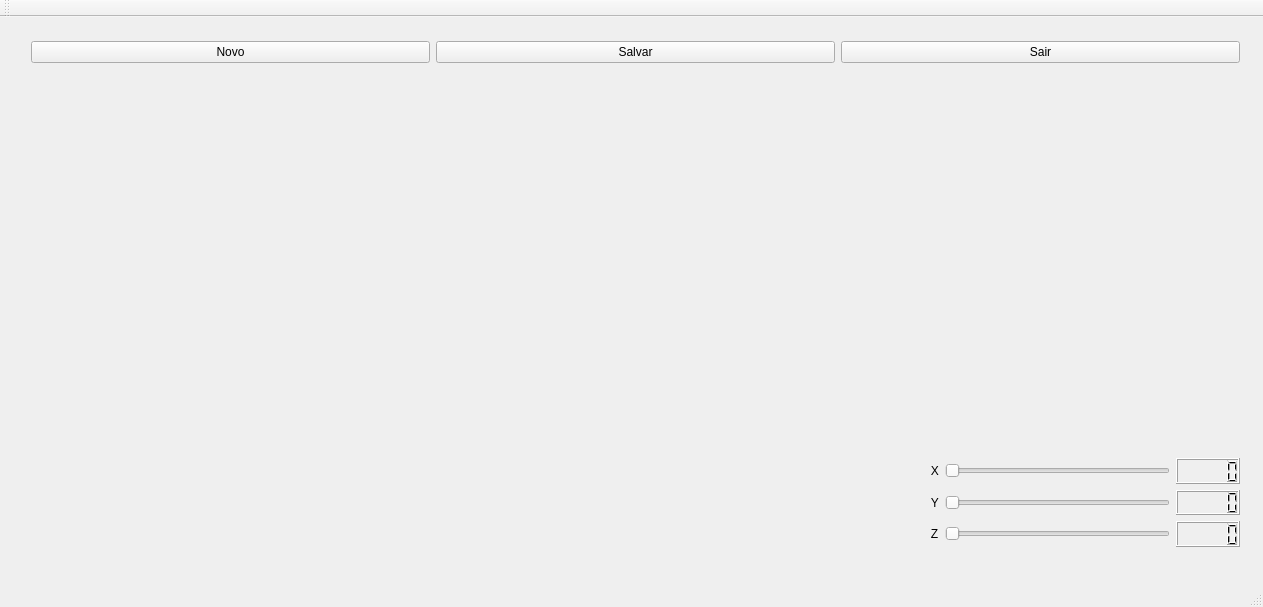
<?xml version="1.0" encoding="UTF-8"?>
<ui version="4.0">
 <class>MainWindow</class>
 <widget class="QMainWindow" name="MainWindow">
  <property name="geometry">
   <rect>
    <x>0</x>
    <y>0</y>
    <width>1263</width>
    <height>607</height>
   </rect>
  </property>
  <property name="windowTitle">
   <string>MainWindow</string>
  </property>
  <widget class="QWidget" name="centralWidget">
   <widget class="Plotter" name="widget" native="true">
    <property name="geometry">
     <rect>
      <x>20</x>
      <y>70</y>
      <width>881</width>
      <height>471</height>
     </rect>
    </property>
   </widget>
   <widget class="QWidget" name="verticalLayoutWidget_2">
    <property name="geometry">
     <rect>
      <x>910</x>
      <y>430</y>
      <width>341</width>
      <height>111</height>
     </rect>
    </property>
    <layout class="QVBoxLayout" name="verticalLayout_2">
     <item>
      <layout class="QHBoxLayout" name="horizontalLayout_5">
       <item>
        <widget class="QLabel" name="label_3">
         <property name="text">
          <string>   X</string>
         </property>
        </widget>
       </item>
       <item>
        <widget class="QSlider" name="horizontalSlider_3">
         <property name="orientation">
          <enum>Qt::Horizontal</enum>
         </property>
        </widget>
       </item>
       <item>
        <widget class="QLCDNumber" name="lcdNumber_3"/>
       </item>
      </layout>
     </item>
     <item>
      <layout class="QHBoxLayout" name="horizontalLayout">
       <item>
        <widget class="QLabel" name="label">
         <property name="text">
          <string>   Y</string>
         </property>
        </widget>
       </item>
       <item>
        <widget class="QSlider" name="horizontalSlider">
         <property name="orientation">
          <enum>Qt::Horizontal</enum>
         </property>
        </widget>
       </item>
       <item>
        <widget class="QLCDNumber" name="lcdNumber"/>
       </item>
      </layout>
     </item>
     <item>
      <layout class="QHBoxLayout" name="horizontalLayout_4">
       <item>
        <widget class="QLabel" name="label_2">
         <property name="text">
          <string>   Z</string>
         </property>
        </widget>
       </item>
       <item>
        <widget class="QSlider" name="horizontalSlider_2">
         <property name="orientation">
          <enum>Qt::Horizontal</enum>
         </property>
        </widget>
       </item>
       <item>
        <widget class="QLCDNumber" name="lcdNumber_2"/>
       </item>
      </layout>
     </item>
    </layout>
   </widget>
   <widget class="QWidget" name="gridLayoutWidget">
    <property name="geometry">
     <rect>
      <x>20</x>
      <y>10</y>
      <width>1231</width>
      <height>51</height>
     </rect>
    </property>
    <layout class="QGridLayout" name="gridLayout">
     <item row="0" column="0">
      <widget class="QPushButton" name="pushButton_2">
       <property name="text">
        <string>Novo</string>
       </property>
      </widget>
     </item>
     <item row="0" column="2">
      <widget class="QPushButton" name="pushButton">
       <property name="text">
        <string>Sair</string>
       </property>
      </widget>
     </item>
     <item row="0" column="1">
      <widget class="QPushButton" name="pushButton_3">
       <property name="text">
        <string>Salvar</string>
       </property>
      </widget>
     </item>
    </layout>
   </widget>
  </widget>
  <widget class="QMenuBar" name="menuBar">
   <property name="geometry">
    <rect>
     <x>0</x>
     <y>0</y>
     <width>1263</width>
     <height>21</height>
    </rect>
   </property>
  </widget>
  <widget class="QToolBar" name="mainToolBar">
   <attribute name="toolBarArea">
    <enum>TopToolBarArea</enum>
   </attribute>
   <attribute name="toolBarBreak">
    <bool>false</bool>
   </attribute>
  </widget>
  <widget class="QStatusBar" name="statusBar"/>
 </widget>
 <layoutdefault spacing="6" margin="11"/>
 <customwidgets>
  <customwidget>
   <class>Plotter</class>
   <extends>QWidget</extends>
   <header>plotter.h</header>
   <container>1</container>
  </customwidget>
 </customwidgets>
 <resources/>
 <connections>
  <connection>
   <sender>horizontalSlider</sender>
   <signal>valueChanged(int)</signal>
   <receiver>lcdNumber</receiver>
   <slot>display(int)</slot>
   <hints>
    <hint type="sourcelabel">
     <x>145</x>
     <y>448</y>
    </hint>
    <hint type="destinationlabel">
     <x>384</x>
     <y>452</y>
    </hint>
   </hints>
  </connection>
  <connection>
   <sender>horizontalSlider_2</sender>
   <signal>valueChanged(int)</signal>
   <receiver>lcdNumber_2</receiver>
   <slot>display(int)</slot>
   <hints>
    <hint type="sourcelabel">
     <x>304</x>
     <y>482</y>
    </hint>
    <hint type="destinationlabel">
     <x>397</x>
     <y>487</y>
    </hint>
   </hints>
  </connection>
  <connection>
   <sender>horizontalSlider_3</sender>
   <signal>valueChanged(int)</signal>
   <receiver>lcdNumber_3</receiver>
   <slot>display(int)</slot>
   <hints>
    <hint type="sourcelabel">
     <x>297</x>
     <y>522</y>
    </hint>
    <hint type="destinationlabel">
     <x>384</x>
     <y>526</y>
    </hint>
   </hints>
  </connection>
 </connections>
</ui>
